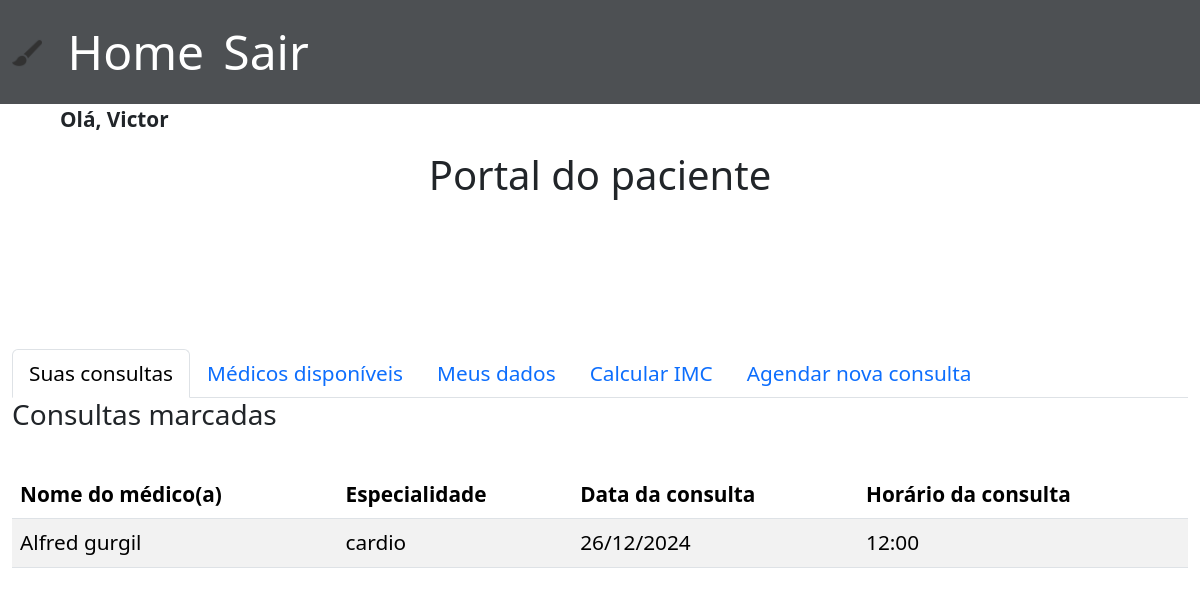
/portal_do_paciente/2/ (signed in), run on the app's committed database.
### agendamentos/models.py (models this page shows, shortened)
class AgendamentoConsulta(models.Model):
    paciente = models.ForeignKey(Paciente, on_delete=models.CASCADE)
    medico = models.ForeignKey(Medico, on_delete=models.CASCADE)
    HORARIOS = (
        (time(8, 0), "08:00 às 09:00"),
        (time(9, 0), "09:00 às 10:00"),
        (time(10, 0), "10:00 às 11:00"),
        (time(11, 0), "11:00 às 12:00"),
        (time(12, 0), "12:00 às 13:00"),
        (time(13, 0), "13:00 às 14:00"),
    )
    data = models.DateField()
    hora = models.TimeField(
        choices=HORARIOS, default=time(8, 0)
    )

### medicos/models.py (models this page shows, shortened)
class Medico(AbstractBaseUser, PermissionsMixin):
    id = models.AutoField(primary_key=True)
    nome = models.CharField(max_length=100)
    email = models.EmailField(max_length=100, unique=True, blank=True, null=True)  # Corrigido para EmailField e opcional
    data_de_nascimento = models.DateField(default=timezone.now)
    cpf = models.CharField(max_length=11, unique=True)  #Removido null=False, blank=True. CPF deve ser obrigatório.
    crm = models.CharField(max_length=20, unique=True)
    especialidade = models.ForeignKey(Especialidade, on_delete=models.SET_NULL, blank=True, null=True) # Relacionamento com Especialidade
    password = models.CharField(max_length=128)
    is_staff = models.BooleanField(default=False)
    is_superuser = models.BooleanField(default=False)
    is_active = models.BooleanField(default=True)
    USERNAME_FIELD = 'cpf'
    REQUIRED_FIELDS = ['email', 'crm', 'password']
    objects = MedicoManager()
    groups = models.ManyToManyField(
        'auth.Group',
        related_name='medico_set',
        blank=True
    )
    user_permissions = models.ManyToManyField(
        'auth.Permission',
        related_name='medico_permissions_set',
        blank=True
    )

class Especialidade(models.Model):
    nome = models.CharField(max_length=100, unique=True)
    def __str__(self):
        return self.nome

### portal_do_paciente/views.py (the view)
# urls.py: path('portal_do_paciente/', include('portal_do_paciente.urls')),  # Inclui as URLs do 'portal_do_paciente'
@login_required
def portal_do_paciente(request, id):
    DATA = datetime.now()
    if request.user.id != int(id):  # Converta o id para inteiro e compare
        return redirect('login')  # Redirecione para a página de login
    paciente = Paciente.objects.get(id=int(id))  # Obtenha o paciente
    medicos = Medico.objects.all()
    agendamentos = AgendamentoConsulta.objects.all()
    try:
        FIRST_NAME =  paciente.nome.split()[0].title()
    except:
        FIRST_NAME =  "Not found"
    IS_ADMIN = False
    context = {
        'paciente': paciente,  # Adicione o objeto paciente ao contexto
        'data':DATA, # Data
        'admin': IS_ADMIN,
        'name': FIRST_NAME,
        'medicos':medicos,
        'agendamentos':agendamentos,
    }
    return render(request, 'portal_do_paciente.html', context)

### portal_do_paciente/templates/portal_do_paciente.html (shortened to what this page needs)
{% extends 'base.html' %}
{% load static %}
{% block content %}
<link rel="stylesheet" href="{% static 'css/style_portal_do_paciente.css' %}">
<header>
    <nav class="navbar navbar-expand-lg navbar-dark bg-dark">
        <div class="container-fluid">
            <a class="navbar-brand" href="#">
                <img src="{% static 'images/portal_do_paciente_icon.png' %}" alt="home" width="30" height="30">
            </a>
            <div class="collapse navbar-collapse" id="navbarNav">
                <ul class="navbar-nav">
                    <li class="nav-item">
                        <a class="nav-link" href="{% url 'home' %}">Home</a>
                    </li>
                    <li class="nav-item">
                        <a class="nav-link" href="{% url 'logout' %}">Sair</a>
                    </li>
                </ul>
            </div>
        </div>
    </nav>
</header>
<div id="div-ola-name" style="text-indent: 60px;">
    <strong><p>Olá, {{ name }}</p></strong>
</div>
<div class="titulo_portal_do_paciente">
    <div class="titulo">
        <h1>Portal do paciente</h1>
    </div>
</div>
<div class="main">
  <div class="container">
    <nav class="nav nav-tabs" id="myTab" role="tablist">
      <a class="nav-link active" id="suas-consultas-tab" data-bs-toggle="tab" href="#suas_consultas" role="tab" aria-controls="suas_consultas" aria-selected="true">Suas consultas</a>
      <a class="nav-link" id="lista-de-medicos-tab" data-bs-toggle="tab" href="#lista_de_medicos" role="tab" aria-controls="lista_de_medicos" aria-selected="false">Médicos disponíveis</a>
      <a class="nav-link" id="paciente-tab" data-bs-toggle="tab" href="#paciente" role="tab" aria-controls="paciente" aria-selected="false">Meus dados</a>
      <a class="nav-link" id="imc-tab" data-bs-toggle="tab" href="#imc" role="tab" aria-controls="imc" aria-selected="false">Calcular IMC</a>
      <a class="nav-link" href="{% url 'agendar_consulta' id=paciente.id %}">Agendar nova consulta</a>
    </nav>
    <div class="tab-content" id="myTabContent">
        <div class="tab-pane fade show active" id="suas_consultas" role="tabpanel" aria-labelledby="suas-consultas-tab">
          <h3>Consultas marcadas</h3>
          <br>
          <table class="table table-striped">
            <thead>
              <tr>
                <th>Nome do médico(a)</th>
                <th>Especialidade</th>
                <th>Data da consulta</th>
                <th>Horário da consulta</th>
              </tr>
            </thead>
            <tbody>
              {% for agendamento in agendamentos %}
                {% if agendamento.paciente.id == paciente.id %}
                  <tr>
                    <td>{{ agendamento.medico.nome }}</td>
                    <td>{{ agendamento.medico.especialidade }}</td>
                    <td>{{ agendamento.data | date:'d/m/Y'}}</td>
                    <td>{{ agendamento.hora|date:"H:i" }}</td>
                  </tr>
                  {% endif %}
                {% empty %}
                    <tr>
                      <td colspan="4">Nenhuma consulta agendada.</td>
                    </tr>
              {% endfor %}
            </tbody>
          </table>
        </div>
    </div>
  </div>
</div>
{% endblock %}

### static/css/style_base.css (style rules this page uses)
.nav-link { text-align: center; }

### static/css/style_portal_do_paciente.css (style rules this page uses)
body { background-color: white; background-size: cover; background-position: center; }
header { align-items: end !important; display: block; opacity: 0.8; }
.navbar-nav > li > a { color: white; border-radius: 6px; transition: background-color 1s; padding: 0.5rem 1rem; margin: 0.2rem; }
h1 { text-align: center; }
.container { margin-top: 0px; max-width: 90%; }
@media (min-width: 768px) { .container { margin-top: 150px; max-width: 100%; } }
@media (min-width: 768px) { body { font-size: 1.9rem; } }
@media (min-width: 768px) { .navbar-nav > li > a { font-size: 3rem; padding: 0.4rem 0.8rem; margin: 0.1rem; } }
@media (min-width: 1200px) { body { font-size: 1.3rem; } }

### data on the page
AgendamentoConsulta: medico.nome "Alfred gurgil", medico.especialidade "cardio", data "26/12/2024", hora "12:00"

### other printed values
{{ name }} "Victor"
